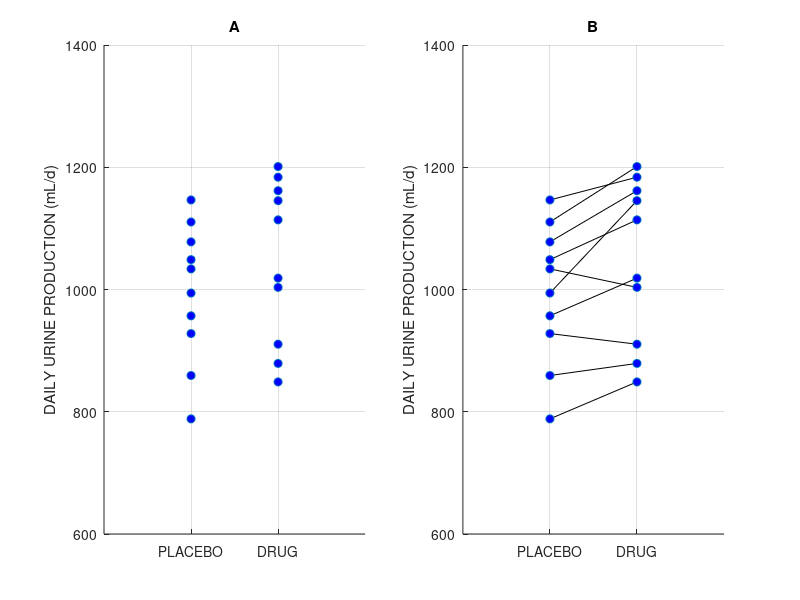

This figure's MATLAB source:
clear; close all; clc;

A = [0.19907407407407407, 788.3720930232557
0.1967592592592593, 859.3023255813953
0.1967592592592593, 927.906976744186
0.1967592592592593, 956.9767441860465
0.19907407407407407, 994.1860465116279
0.1967592592592593, 1033.7209302325582
0.19444444444444442, 1048.8372093023254
0.1967592592592593, 1077.906976744186
0.1967592592592593, 1110.4651162790697
0.1967592592592593, 1146.5116279069766
0.5972222222222222, 848.8372093023256
0.5972222222222222, 879.0697674418603
0.599537037037037, 910.4651162790697
0.5972222222222222, 1018.6046511627907
0.5972222222222222, 1145.3488372093022
0.599537037037037, 1003.4883720930231
0.5972222222222222, 1113.953488372093
0.5972222222222222, 1161.6279069767443
0.5972222222222222, 1201.1627906976744
0.5972222222222222, 1183.7209302325582
];

placebo = A(1:10,2);
drug = A(11:20,2);
grp = [zeros(1,10), ones(1,10)];

figure('position',[680, 558, 750, 420]);
subplot(1,2,1)
hold on;
plot(grp, [placebo; drug]','o','markerfacecolor',lines(1))
xlim([-1, 2])
ylim([600, 1400])
grid on;
set(gca,'xtick',[0, 1]);
set(gca,'xticklabel',{'PLACEBO','DRUG'})

ylabel('DAILY URINE PRODUCTION (mL/d)');
title('A');

subplot(1,2,2);
hold on;
xlim([-1, 2])
ylim([600, 1400])

for i = 1:10
    plot([0, 1], [placebo(i), drug(i)],'k');
end
plot(grp, [placebo; drug]','o','markerfacecolor',lines(1))

grid on;
set(gca,'xtick',[0, 1]);
set(gca,'xticklabel',{'PLACEBO','DRUG'})
ylabel('DAILY URINE PRODUCTION (mL/d)');
title('B');
